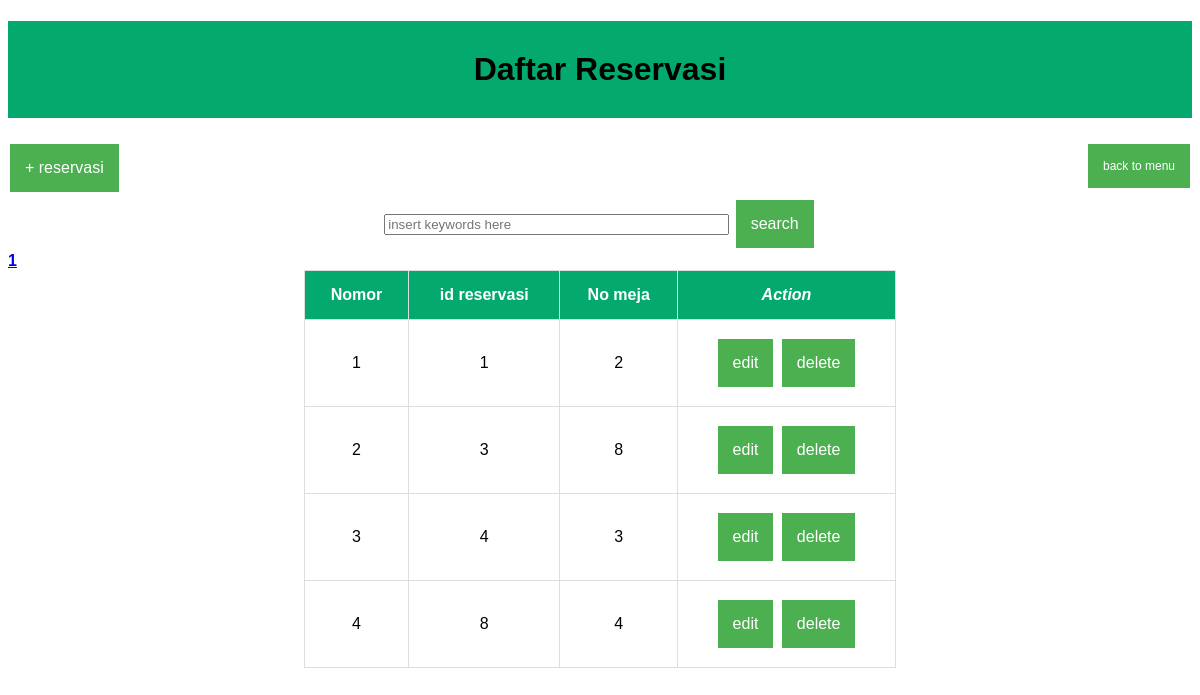
Screenshot of /reservasi.php (signed in) with the database file from the repository.
### tables this page shows
CREATE TABLE `reservasi` (
  `id_reservasi` int(10) NOT NULL,
  `no_meja` int(10) NOT NULL
);

### functions.php (called while the page is built, shortened)
<?php
$conn = mysqli_connect("localhost","root", "","sirestoran");
function query($query) {
  global $conn;
  $result = mysqli_query($conn, $query);
  $rows = [];
  while ($row = mysqli_fetch_assoc($result)) {
    $rows[] = $row;
  }
  return $rows;
}
?>

### reservasi.php (the view, shortened to what this page needs)
<?php
require 'functions.php';
$jumlahdataperhalaman = 5;
$jumlahdata = count(query("SELECT * FROM reservasi"));
$jumlahhalaman = ceil($jumlahdata / $jumlahdataperhalaman);
$halamanaktif = (isset ($_GET["halaman"]) ) ? $_GET["halaman"] : 1 ;
$reservasi = query("SELECT * FROM reservasi");
 ?>
<!DOCTYPE html>
<html lang="en">
<head>
    <link rel="stylesheet" href="style-home.css">
    <link rel="stylesheet" href="read.css">
</head>
<body>
<div class="container3">
<h1>Daftar Reservasi</h1>
<a  href="home.html" class ="button1"> back to menu </a>
    <a href="tambahres.php"  class ="button"> + reservasi </a>
    <form action="" align ="center" method="post">
        <input type="text" name="keywordres"size="40" autofocus placeholder="insert keywords here" autocomplete="off">
        <button type="submit" class="button" name="searchres">search</button>
        <br>
    </form>
    <?php for($i=1; $i<=$jumlahhalaman; $i++) : ?>
        <?php if($i == $halamanaktif) : ?>
            <a href="?halaman= <?= $i;  ?>" style="font-weight :bold;
            "> <?= $i; ?> </a>
        <?php else : ?>
            <a href="?halaman= <?= $i;  ?>"> <?= $i; ?> </a>
        <?php endif; ?>
    <?php endfor; ?>
    <table align="center"border="1" >
        <tr>
            <th>Nomor</th>
            <th>id reservasi</th>
            <th>No meja</th>
            <th><i>Action</i></th>
        </tr>
        <?php $i = 1; ?>
        <?php foreach ($reservasi as $row) : ?>
        <tr>
            <td><?= $i; ?></td>
            <td><?= $row["id_reservasi"] ?></td>
            <td> <?= $row["no_meja"]; ?> </td>
            <td>
                  <a class ="button" href="ubahres.php?id_reservasi=<?= $row["id_reservasi"]; ?>"onclick="return confirm('apa anda yakin akan mengubah data reservasi?');">edit</a>
                <a class ="button" href="hapusres.php?id_reservasi=<?= $row["id_reservasi"]; ?>"onclick="return confirm('apa anda yakin akan menghapus reservasi?');">delete</a>
            </td>
        </tr>
        <?php $i++; ?>
        <?php endforeach; ?>
    </table>
</body>
<footer><br><br><br><br></footer>
</html>

### style-home.css (style rules this page uses)
body { font-family: 'Arial'; color: #000; }
.container3 h1 { background-color: #04AA6D; text-align: center; padding: 30px; font-family : Arial; }
.button { background-color: #4CAF50; border: none; color: white; padding: 15px 15px; text-align: center; text-decoration: none; display: inline-block; font-size: 12px; margin: 4px 2px; cursor: pointer; }
table, td, th { border: 1px solid #ddd; text-align: left; }
table { border-collapse: collapse; width: 100%; }
th, td { padding: 15px; }
th { background-color: #04AA6D; color: white; }
.button { background-color: #4CAF50; border: none; color: white; text-align: center; text-decoration: none; display: inline-block; font-size: 16px; margin: 4px 2px; cursor: pointer; }

### read.css (style rules this page uses)
.container3 h1 { background-color: #04AA6D; text-align: center; padding: 30px; font-family : Arial; }
.button { background-color: #4CAF50; border: none; color: white; padding: 15px 15px; text-align: center; text-decoration: none; display: inline-block; font-size: 12px; margin: 4px 2px; cursor: pointer; }
.button1 { background-color: #4CAF50; border: none; color: white; padding: 15px 15px; text-align: center; text-decoration: none; display: inline-block; font-size: 12px; margin: 4px 2px; cursor: pointer; float: right; }
table, td, th { border: 1px solid #ddd; text-align: center; }
table { border-collapse: collapse; width: 50%; }
th, td { padding: 15px; }
th { background-color: #04AA6D; color: white; }
.button { background-color: #4CAF50; border: none; color: white; text-align: center; text-decoration: none; display: inline-block; font-size: 16px; margin: 4px 2px; cursor: pointer; }

### rows the page displays
reservasi: id_reservasi "1", no_meja "2"
reservasi: id_reservasi "3", no_meja "8"
reservasi: id_reservasi "4", no_meja "3"
reservasi: id_reservasi "8", no_meja "4"
